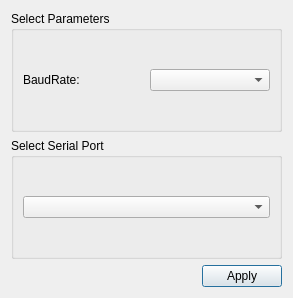
<?xml version="1.0" encoding="UTF-8"?>
<ui version="4.0">
 <class>SettingsDialog</class>
 <widget class="QDialog" name="SettingsDialog">
  <property name="geometry">
   <rect>
    <x>0</x>
    <y>0</y>
    <width>293</width>
    <height>298</height>
   </rect>
  </property>
  <property name="windowTitle">
   <string>Settings</string>
  </property>
  <layout class="QVBoxLayout" name="verticalLayout">
   <item>
    <widget class="QGroupBox" name="parametersBox">
     <property name="title">
      <string>Select Parameters</string>
     </property>
     <layout class="QGridLayout" name="gridLayout_2">
      <item row="0" column="1">
       <widget class="QComboBox" name="baudRateBox"/>
      </item>
      <item row="0" column="0">
       <widget class="QLabel" name="baudRateLabel">
        <property name="text">
         <string>BaudRate:</string>
        </property>
       </widget>
      </item>
     </layout>
    </widget>
   </item>
   <item>
    <widget class="QGroupBox" name="selectBox">
     <property name="title">
      <string>Select Serial Port</string>
     </property>
     <layout class="QGridLayout" name="gridLayout">
      <item row="0" column="0">
       <widget class="QComboBox" name="serialPortInfoListBox"/>
      </item>
     </layout>
    </widget>
   </item>
   <item>
    <layout class="QHBoxLayout" name="horizontalLayout">
     <item>
      <spacer name="horizontalSpacer">
       <property name="orientation">
        <enum>Qt::Horizontal</enum>
       </property>
       <property name="sizeHint" stdset="0">
        <size>
         <width>96</width>
         <height>20</height>
        </size>
       </property>
      </spacer>
     </item>
     <item>
      <widget class="QPushButton" name="applyButton">
       <property name="text">
        <string>Apply</string>
       </property>
      </widget>
     </item>
    </layout>
   </item>
  </layout>
 </widget>
 <resources/>
 <connections/>
</ui>
